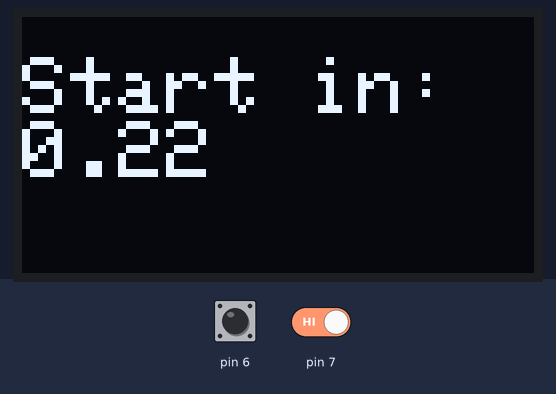
This program was run on a simulated Arduino Nano, built with avr-gcc and run on an emulated ATmega328P. Shown: 128×64 one-colour display. Inputs (shaded band) come from the test bench; at power-on: pin 6 HIGH, pin 7 HIGH. Random numbers use the default seed unless the program sets one; what the program prints to the serial monitor is not drawn.

Above: at 2.9 s.
4.3 s: pin 6 pulled LOW for 0.15 s
At 4.8 s:
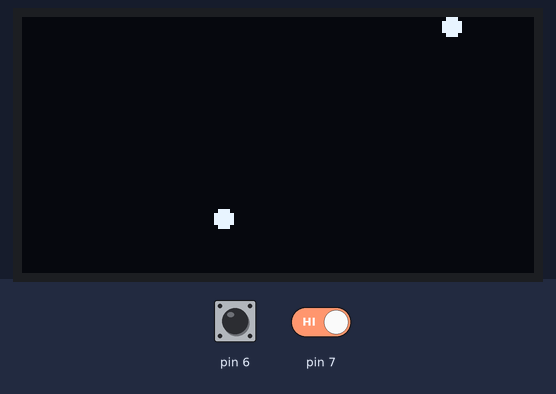
5.0 s: pin 6 driven LOW and pin 7 driven LOW
At 5.34 s:
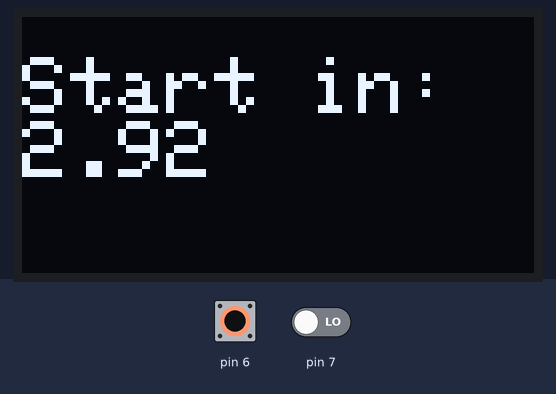
6.6 s: pin 7 driven HIGH
9.6 s: pin 7 driven LOW
At 10.79 s:
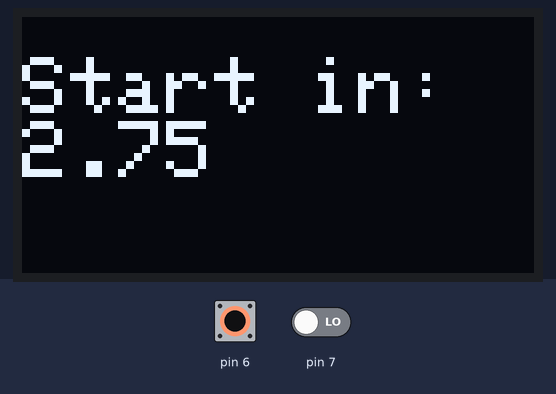
12.6 s: pin 6 driven HIGH
14.1 s: pin 6 driven LOW
At 14.81 s:
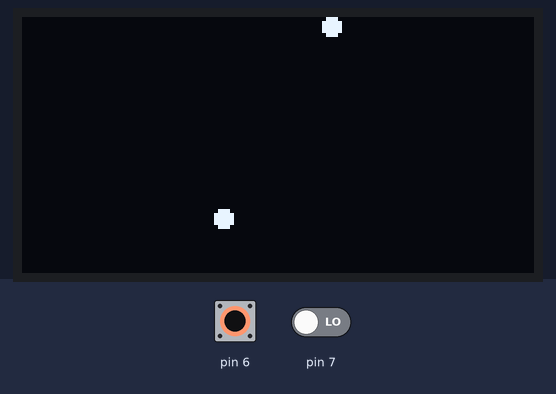

The program:

main.cpp
```cpp
#include "button.h"
#include "display.h"
#include "game.h"
#include "serial_print.h"
#include <Arduino.h>
#include <SPI.h>
#include <Wire.h>

typedef uint8_t state_t;
#define STATE_INIT 0
#define STATE_PLAYING 1
#define STATE_DEAD 2

#define BUTTON_LEFT_GPIO 6
#define BUTTON_RIGHT_GPIO 7

button_t button_left, button_right;
static state_t state = STATE_INIT;
static int16_t score;
static char score_s[3];
uint32_t game_run_last_ms;

void game_start() {
    game_init();
    state = STATE_PLAYING;
    game_run_last_ms = millis();
}

void setup() {
    Serial.begin(115200);
    Serial.println("Hello wrodl\n");

    button_init(&button_left, BUTTON_LEFT_GPIO);
    button_init(&button_right, BUTTON_RIGHT_GPIO);
    display_init();

    game_start();
}

game_dir_t dir_get() {
    game_dir_t snake_dir = game_snake_dir_get();

    if (BUTTON_PRESSED(&button_right)) {
        return (game_dir_t)((snake_dir + 1) % 4);
    } else if (BUTTON_PRESSED(&button_left)) {
        return (game_dir_t)(snake_dir-1==-1 ? 3 : snake_dir-1);
    }
    return DIR_NONE;
}

void state_loop() {
    if (state == STATE_PLAYING) {
        score = game_update();
        if (score != -1) {
            state = STATE_DEAD;
            snprintf(score_s, sizeof(score_s), "%d", score);
            // game_start();
        }
        game_draw();

    } else if (state == STATE_DEAD) {
        Adafruit_SSD1306 *display = display_get();
        display->clearDisplay();
        display->setTextSize(2);              // Normal 1:1 pixel scale
        display->setTextColor(SSD1306_WHITE); // Draw white text
        display->setCursor(0, 10);             // Start at top-left corner
        display->print("You died.\nScore: ");
        display->print(score_s);
        display->display();

        // Restart game
        if (BUTTON_VAL_CUR_GET(&button_left) == 0 && BUTTON_VAL_CUR_GET(&button_right) == 0) {
            Serial.println(F("Restarting game"));
            game_start();
        }
    } else {
        Serial.print(F("Invalid state"));
        Serial.println(state);
        for (;;)
            delay(100);
    }
}

void loop() {
    button_update(&button_left);
    button_update(&button_right);

    if (state == STATE_PLAYING && BUTTON_PRESSED(&button_right) || BUTTON_PRESSED(&button_left)) {
        game_dir_t new_dir = dir_get();
        if (new_dir != DIR_NONE) {
            game_snake_dir_set(new_dir);
        }
    }

    if (millis() - game_run_last_ms > 50) {
        state_loop();
        game_run_last_ms = millis();
    }
}
```

button.cpp
```cpp
#include "button.h"
#include "serial_print.h"

void button_init(button_t *button, int8_t gpio) {
    button->data = 0;
    BUTTON_GPIO_SET(button, gpio);
    pinMode(gpio, INPUT);
    pinMode(gpio, INPUT_PULLUP);
    BUTTON_VAL_PREV_SET(button, false);
    BUTTON_VAL_CUR_SET(button, false);
    BUTTON_VAL_TEMP_SET(button, false);
    BUTTON_CHANGE_ONGOING_SET(button, false);
}

void button_update(button_t *button) {
    if (!BUTTON_CHANGE_ONGOING_GET(button)) {
        BUTTON_VAL_TEMP_SET(button, digitalRead(BUTTON_GPIO_GET(button)));
        if (BUTTON_VAL_TEMP_GET(button) != BUTTON_VAL_CUR_GET(button)) {
            // Initiate val change
            BUTTON_CHANGE_ONGOING_SET(button, true);
            button->time_val_change_ms = millis();
        } else {
            // Same value twice in a row
            BUTTON_VAL_PREV_SET(button, BUTTON_VAL_CUR_GET(button));
            BUTTON_VAL_CUR_SET(button, BUTTON_VAL_TEMP_GET(button));
        }
        return;
    } else if (BUTTON_CHANGE_ONGOING_GET(button)) {
        // See if val has changed or if it was noise
        if (millis() > button->time_val_change_ms + BUTTON_HOLD_MS) {
            BUTTON_CHANGE_ONGOING_SET(button, false);
            if (digitalRead(BUTTON_GPIO_GET(button)) != BUTTON_VAL_TEMP_GET(button)) {
                return;
            }
            BUTTON_VAL_PREV_SET(button, BUTTON_VAL_CUR_GET(button));
            BUTTON_VAL_CUR_SET(button, BUTTON_VAL_TEMP_GET(button));
            return;
        }
    }
}
```

button.h
```cpp
#ifndef BUTTON_H_
#define BUTTON_H_

#include "stdint.h"
#include <Arduino.h>

#define BUTTON_HOLD_MS 50

#define BUTTON_VAL_CUR_GET(button) (((button)->data >> 0) & 0b1)
#define BUTTON_VAL_PREV_GET(button) (((button)->data >> 1) & 0b1)
#define BUTTON_VAL_TEMP_GET(button) (((button)->data >> 2) & 0b1)
#define BUTTON_CHANGE_ONGOING_GET(button) (((button)->data >> 3) & 0b1)
#define BUTTON_GPIO_GET(button) (((button)->data >> 4) & 0b1111)

#define BUTTON_VAL_CUR_SET(button, val) (((button)->data &= 0b11111110) |= (val<<0))
#define BUTTON_VAL_PREV_SET(button, val) (((button)->data &= 0b11111101) |= (val<<1))
#define BUTTON_VAL_TEMP_SET(button, val) (((button)->data &= 0b11111011) |= (val<<2))
#define BUTTON_CHANGE_ONGOING_SET(button, val) (((button)->data &= 0b11110111) |= (val<<3))
#define BUTTON_GPIO_SET(button, val) (((button)->data &= 0b00001111) |= (val<<4))

#define BUTTON_PRESSED(button) (BUTTON_VAL_CUR_GET(button) == 0 && BUTTON_VAL_PREV_GET(button) == 1)


// Maybe store time_val_change as uint8_t time[3]. This would only save 1 byte though and be really annoying
typedef struct button__ {
    uint8_t data; // bit 0 = val_cur, bit 1 = val_prev, bit 2 = val_temp, bit 3 = change_onging, bits 4-8 = gpio num
    uint32_t time_val_change_ms;
} button_t;

void button_update(button_t *button);
void button_init(button_t *button, int8_t gpio);

#endif
```

display.cpp
```cpp
#include "display.h"

static Adafruit_SSD1306 display(DISPLAY_W, DISPLAY_H, &Wire, OLED_RESET);

void display_init() {
    if (!display.begin(SSD1306_SWITCHCAPVCC, 0x3C)) { // Address 0x3D for 128x64
        Serial.println(F("SSD1306 allocation failed"));
        for (;;)
            ; // Don't proceed, loop forever
    }
    Serial.println(F("display inint success"));
}

Adafruit_SSD1306 *display_get() { return &display; }
```

display.h
```cpp
#ifndef DISPLAY_H_
#define DISPLAY_H_

#include "stdint.h"
#include <Arduino.h>

#include <Adafruit_GFX.h>
#include <Adafruit_SSD1306.h>

#define DISPLAY_W 128
#define DISPLAY_H 64

// Declaration for an SSD1306 display connected to I2C (SDA, SCL pins)
#define OLED_RESET 4 // Reset pin # (or -1 if sharing Arduino reset pin)

void display_init();
Adafruit_SSD1306 *display_get();

#endif
```

game.cpp
```cpp
#include "game.h"
#include "display.h"
#include "serial_print.h"

static int8_t len;
static int16_t score;
static pos_t snake[100];
static pos_t food;
static game_dir_t snake_dir;

void game_draw() {
    Adafruit_SSD1306 *display = display_get();
    display->clearDisplay();

    // Draw food
    display->fillCircle(food.x * GAME_FOOD_SIZE, food.y * GAME_FOOD_SIZE,
                        GAME_FOOD_SIZE / 2, SSD1306_INVERSE);

    // Draw body
    for (typeof(len) i = 0; i < len; i++) {
        display->fillRoundRect(snake[i].x * GAME_SNAKE_PIECES_SIZE,
                               snake[i].y * GAME_SNAKE_PIECES_SIZE,
                               GAME_SNAKE_PIECES_SIZE, GAME_SNAKE_PIECES_SIZE,
                               1, SSD1306_INVERSE);
    }

    // Draw eye
    // Do this based on dir
    display->drawPixel(snake[0].x * GAME_SNAKE_PIECES_SIZE + 2,
                       snake[0].y * GAME_SNAKE_PIECES_SIZE + 1,
                       SSD1306_INVERSE);

    display->display();
}

static void dir_dxdy(int *dx, int *dy, game_dir_t dir) {
    if (dir == DIR_UP) {
        *dx = 0;
        *dy = -1;
    } else if (dir == DIR_RIGHT) {
        *dx = 1;
        *dy = 0;
    } else if (dir == DIR_DOWN) {
        *dx = 0;
        *dy = 1;
    } else if (dir == DIR_LEFT) {
        *dx = -1;
        *dy = 0;
    }
}

static void food_spawn() {
    food.x = random(GAME_W);
    food.y = random(GAME_H);
}

static void eat() {
    len++;
    food_spawn();
}

int16_t game_update() {
    // Move body
    int dx, dy;
    dir_dxdy(&dx, &dy, snake_dir);

    for (typeof(len) i = len; i > 0; i--) {
        snake[i] = snake[i - 1];
    }
    snake[0].x += dx;
    snake[0].y += dy;

    // Check for death. Collision with body first, then sides
    uint8_t death = false;
    for (typeof(len) i = 1; i < len; i++) {
        if (snake[0].x == snake[i].x && snake[0].y == snake[i].y) {
            death = true;
            break;
        }
    }

    if (snake[0].x < 0) {
        death = true;
    } else if (snake[0].x > GAME_W) {
        death = true;
    } else if (snake[0].y < 0) {
        death = true;
    } else if (snake[0].y > GAME_H) {
        death = true;
    }

    if (death) {
        return score;
    }

    // Check if head collides with food. If so, eat.
    if (snake[0].x == food.x && snake[0].y == food.y) {
        eat();
        score += (len - GAME_START_LEN) * 10;
    }

    return -1;
}

static void countdown() {
    uint32_t start_time = millis();
    Adafruit_SSD1306 *display = display_get();
    display->setTextSize(2);              // Normal 1:1 pixel scale
    display->setTextColor(SSD1306_WHITE); // Draw white text
    while (millis() < start_time + 3000) {
        display->clearDisplay();
        display->setCursor(0, 10); // Start at top-left corner
        display->print("Start in: ");
        display->print(((start_time + 3000) - millis())/1000.f);
        display->display();
    }
}

void game_init() {
    food.x = 10;
    food.y = 10;
    // food_spawn();

    len = GAME_START_LEN;
    score = 0;
    snake[0].x = 5;
    snake[0].y = 5;
    snake[1].x = 4;
    snake[1].y = 5;
    snake_dir = DIR_RIGHT;

    // Do a cool countdown here
    countdown();
    game_draw();
}

game_dir_t game_snake_dir_get() { return snake_dir; }
void game_snake_dir_set(game_dir_t dir) { snake_dir = dir; }
```

game.h
```cpp
#ifndef GAME_H_
#define GAME_H_

#include <Arduino.h>
#include "stdint.h"
#include "display.h"

#define GAME_FOOD_SIZE 5
#define GAME_SNAKE_PIECES_SIZE 5
#define GAME_SNAKE_LEN_MAX (DISPLAY_W*DISPLAY_H / sq(GAME_SNAKE_PIECES_SIZE))
#define GAME_W (DISPLAY_W / GAME_SNAKE_PIECES_SIZE)
#define GAME_H (DISPLAY_H / GAME_SNAKE_PIECES_SIZE)
#define GAME_START_LEN 2


typedef uint8_t game_dir_t;
#define DIR_DOWN 0
#define DIR_LEFT 1
#define DIR_UP 2
#define DIR_RIGHT 3
#define DIR_NONE 4


typedef struct pos{
    int8_t x, y;
} pos_t;

void game_draw();
int16_t game_update();
void game_init();
game_dir_t game_snake_dir_get();
void game_snake_dir_set(game_dir_t dir);


#endif
```

serial_print.cpp
```cpp
#include "serial_print.h"

void serial_printf(HardwareSerial& serial, const char* fmt, ...) {
	// Taken from https://gist.github.com/ridencww/4e5d10097fee0b0f7f6b
    va_list argv;
    va_start(argv, fmt);

    for (int i = 0; fmt[i] != '\0'; i++) {
        if (fmt[i] == '%') {
            // Look for specification of number of decimal places
            int places = 2;
            if (fmt[i+1] == '.') i++;  // alw1746: Allows %.4f precision like in stdio printf (%4f will still work).
            if (fmt[i+1] >= '0' && fmt[i+1] <= '9') {
                places = fmt[i+1] - '0';
                i++;
            }

            switch (fmt[++i]) {
                case 'B':
                    serial.print("0b"); // Fall through intended
                case 'b':
                    serial.print(va_arg(argv, int), BIN);
                    break;
                case 'c':
                    serial.print((char) va_arg(argv, int));
                    break;
                case 'd':
                case 'i':
                    serial.print(va_arg(argv, int), DEC);
                    break;
                case 'f':
                    serial.print(va_arg(argv, double), places);
                    break;
                case 'l':
                    serial.print(va_arg(argv, long), DEC);
                    break;
                case 'o':
                    serial.print(va_arg(argv, int) == 0 ? "off" : "on");
                    break;
                case 's':
                    serial.print(va_arg(argv, const char*));
                    break;
                case 'X':
                    serial.print("0x"); // Fall through intended
                case 'x':
                    serial.print(va_arg(argv, int), HEX);
                    break;
                case '%':
                    serial.print(fmt[i]);
                    break;
                default:
                    serial.print("?");
                    break;
            }
        } else {
            serial.print(fmt[i]);
        }
    }
    va_end(argv);
}
```

serial_print.h
```cpp
#ifndef SERIAL_PRINT_H_
#define SERIAL_PRINT_H_
#include <Arduino.h>


void serial_printf(HardwareSerial& serial, const char* fmt, ...);
#define PRINTF(fmt, args) serial_printf(Serial, fmt, args)

#endif
```

Measured:
- after the input at 5.0 s, the display: changes after 0.19 s (image 2)
